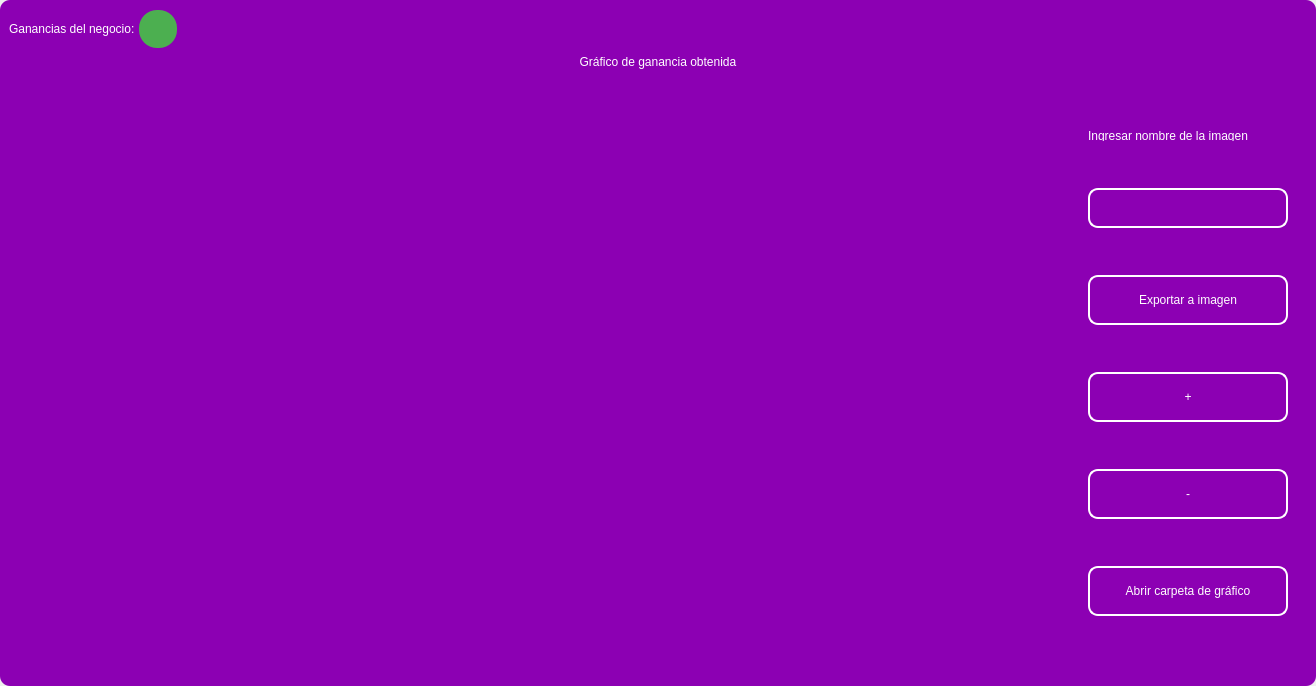
<?xml version="1.0" encoding="UTF-8"?>
<ui version="4.0">
 <class>MainWindow</class>
 <widget class="QMainWindow" name="MainWindow">
  <property name="geometry">
   <rect>
    <x>0</x>
    <y>0</y>
    <width>1316</width>
    <height>686</height>
   </rect>
  </property>
  <property name="windowTitle">
   <string>MainWindow</string>
  </property>
  <property name="styleSheet">
   <string notr="true"/>
  </property>
  <widget class="QWidget" name="centralwidget">
   <property name="styleSheet">
    <string notr="true"/>
   </property>
   <layout class="QVBoxLayout" name="verticalLayout">
    <property name="spacing">
     <number>0</number>
    </property>
    <property name="leftMargin">
     <number>0</number>
    </property>
    <property name="topMargin">
     <number>0</number>
    </property>
    <property name="rightMargin">
     <number>0</number>
    </property>
    <property name="bottomMargin">
     <number>0</number>
    </property>
    <item>
     <widget class="QFrame" name="frame">
      <property name="enabled">
       <bool>true</bool>
      </property>
      <property name="styleSheet">
       <string notr="true">
QFrame {
border-radius:10px;
background-color: rgb(140, 0, 179);
 }
</string>
      </property>
      <property name="frameShape">
       <enum>QFrame::StyledPanel</enum>
      </property>
      <property name="frameShadow">
       <enum>QFrame::Raised</enum>
      </property>
      <layout class="QVBoxLayout" name="verticalLayout_2">
       <item>
        <widget class="QFrame" name="frame_superior">
         <property name="minimumSize">
          <size>
           <width>0</width>
           <height>40</height>
          </size>
         </property>
         <property name="maximumSize">
          <size>
           <width>16777215</width>
           <height>40</height>
          </size>
         </property>
         <property name="styleSheet">
          <string notr="true">QPushButton{
border-radius:18px;
}

QPushButton:hover{
	background-color: rgb(0, 0, 0);
}
</string>
         </property>
         <property name="frameShape">
          <enum>QFrame::StyledPanel</enum>
         </property>
         <property name="frameShadow">
          <enum>QFrame::Raised</enum>
         </property>
         <layout class="QHBoxLayout" name="horizontalLayout_3">
          <property name="spacing">
           <number>4</number>
          </property>
          <property name="leftMargin">
           <number>0</number>
          </property>
          <property name="topMargin">
           <number>0</number>
          </property>
          <property name="rightMargin">
           <number>0</number>
          </property>
          <property name="bottomMargin">
           <number>0</number>
          </property>
          <item>
           <widget class="QLabel" name="label_3">
            <property name="styleSheet">
             <string notr="true">color: rgb(255, 255, 255);
font: 15pt &quot;MS Shell Dlg 2&quot;;</string>
            </property>
            <property name="text">
             <string>Ganancias del negocio:</string>
            </property>
           </widget>
          </item>
          <item>
           <widget class="QPushButton" name="btn_exit_2">
            <property name="minimumSize">
             <size>
              <width>38</width>
              <height>38</height>
             </size>
            </property>
            <property name="maximumSize">
             <size>
              <width>38</width>
              <height>38</height>
             </size>
            </property>
            <property name="cursor">
             <cursorShape>ArrowCursor</cursorShape>
            </property>
            <property name="styleSheet">
             <string notr="true">background-color: #4CAF50;</string>
            </property>
            <property name="text">
             <string/>
            </property>
            <property name="iconSize">
             <size>
              <width>35</width>
              <height>35</height>
             </size>
            </property>
           </widget>
          </item>
          <item>
           <spacer name="horizontalSpacer_2">
            <property name="orientation">
             <enum>Qt::Horizontal</enum>
            </property>
            <property name="sizeHint" stdset="0">
             <size>
              <width>443</width>
              <height>20</height>
             </size>
            </property>
           </spacer>
          </item>
          <item>
           <widget class="QPushButton" name="btn_exit">
            <property name="minimumSize">
             <size>
              <width>38</width>
              <height>38</height>
             </size>
            </property>
            <property name="maximumSize">
             <size>
              <width>38</width>
              <height>38</height>
             </size>
            </property>
            <property name="cursor">
             <cursorShape>PointingHandCursor</cursorShape>
            </property>
            <property name="text">
             <string/>
            </property>
            <property name="iconSize">
             <size>
              <width>35</width>
              <height>35</height>
             </size>
            </property>
           </widget>
          </item>
          <item>
           <widget class="QPushButton" name="bt_minimizar">
            <property name="minimumSize">
             <size>
              <width>38</width>
              <height>38</height>
             </size>
            </property>
            <property name="maximumSize">
             <size>
              <width>38</width>
              <height>38</height>
             </size>
            </property>
            <property name="cursor">
             <cursorShape>PointingHandCursor</cursorShape>
            </property>
            <property name="text">
             <string/>
            </property>
            <property name="icon">
             <iconset>
              <normaloff>image/minus.svg</normaloff>image/minus.svg</iconset>
            </property>
            <property name="iconSize">
             <size>
              <width>38</width>
              <height>38</height>
             </size>
            </property>
           </widget>
          </item>
          <item>
           <widget class="QPushButton" name="bt_maximizar">
            <property name="minimumSize">
             <size>
              <width>38</width>
              <height>38</height>
             </size>
            </property>
            <property name="maximumSize">
             <size>
              <width>38</width>
              <height>38</height>
             </size>
            </property>
            <property name="cursor">
             <cursorShape>PointingHandCursor</cursorShape>
            </property>
            <property name="text">
             <string/>
            </property>
            <property name="icon">
             <iconset>
              <normaloff>image/chevron-up.svg</normaloff>image/chevron-up.svg</iconset>
            </property>
            <property name="iconSize">
             <size>
              <width>38</width>
              <height>38</height>
             </size>
            </property>
           </widget>
          </item>
          <item>
           <widget class="QPushButton" name="bt_restaurar">
            <property name="minimumSize">
             <size>
              <width>38</width>
              <height>38</height>
             </size>
            </property>
            <property name="maximumSize">
             <size>
              <width>38</width>
              <height>38</height>
             </size>
            </property>
            <property name="cursor">
             <cursorShape>PointingHandCursor</cursorShape>
            </property>
            <property name="text">
             <string/>
            </property>
            <property name="icon">
             <iconset>
              <normaloff>image/chevron-down.svg</normaloff>image/chevron-down.svg</iconset>
            </property>
            <property name="iconSize">
             <size>
              <width>38</width>
              <height>38</height>
             </size>
            </property>
           </widget>
          </item>
          <item>
           <widget class="QPushButton" name="bt_cerrar">
            <property name="minimumSize">
             <size>
              <width>38</width>
              <height>38</height>
             </size>
            </property>
            <property name="maximumSize">
             <size>
              <width>38</width>
              <height>38</height>
             </size>
            </property>
            <property name="cursor">
             <cursorShape>PointingHandCursor</cursorShape>
            </property>
            <property name="text">
             <string/>
            </property>
            <property name="icon">
             <iconset>
              <normaloff>image/x.svg</normaloff>image/x.svg</iconset>
            </property>
            <property name="iconSize">
             <size>
              <width>38</width>
              <height>38</height>
             </size>
            </property>
           </widget>
          </item>
         </layout>
        </widget>
       </item>
       <item>
        <widget class="QLabel" name="label">
         <property name="styleSheet">
          <string notr="true">font: 30pt &quot;MS Shell Dlg 2&quot;;
color: rgb(255, 255, 255);</string>
         </property>
         <property name="text">
          <string>Gráfico de ganancia obtenida</string>
         </property>
         <property name="alignment">
          <set>Qt::AlignCenter</set>
         </property>
        </widget>
       </item>
       <item>
        <widget class="QFrame" name="frame_3">
         <property name="minimumSize">
          <size>
           <width>0</width>
           <height>0</height>
          </size>
         </property>
         <property name="frameShape">
          <enum>QFrame::StyledPanel</enum>
         </property>
         <property name="frameShadow">
          <enum>QFrame::Raised</enum>
         </property>
         <layout class="QHBoxLayout" name="horizontalLayout_4">
          <property name="leftMargin">
           <number>9</number>
          </property>
          <property name="topMargin">
           <number>9</number>
          </property>
          <property name="rightMargin">
           <number>9</number>
          </property>
          <item>
           <widget class="QGraphicsView" name="graphics_view">
            <property name="dragMode">
             <enum>QGraphicsView::NoDrag</enum>
            </property>
            <property name="transformationAnchor">
             <enum>QGraphicsView::NoAnchor</enum>
            </property>
           </widget>
          </item>
          <item>
           <layout class="QVBoxLayout" name="verticalLayout_4">
            <property name="spacing">
             <number>10</number>
            </property>
            <property name="sizeConstraint">
             <enum>QLayout::SetDefaultConstraint</enum>
            </property>
            <property name="leftMargin">
             <number>10</number>
            </property>
            <property name="topMargin">
             <number>10</number>
            </property>
            <property name="rightMargin">
             <number>10</number>
            </property>
            <property name="bottomMargin">
             <number>10</number>
            </property>
            <item>
             <widget class="QLabel" name="label_2">
              <property name="minimumSize">
               <size>
                <width>10</width>
                <height>10</height>
               </size>
              </property>
              <property name="maximumSize">
               <size>
                <width>500</width>
                <height>10</height>
               </size>
              </property>
              <property name="styleSheet">
               <string notr="true">color: rgb(255, 255, 255);
font: 10pt &quot;MS Shell Dlg 2&quot;;</string>
              </property>
              <property name="text">
               <string>Ingresar nombre de la imagen</string>
              </property>
             </widget>
            </item>
            <item>
             <widget class="QLineEdit" name="name_imagetxt">
              <property name="sizePolicy">
               <sizepolicy hsizetype="Fixed" vsizetype="Fixed">
                <horstretch>0</horstretch>
                <verstretch>0</verstretch>
               </sizepolicy>
              </property>
              <property name="minimumSize">
               <size>
                <width>200</width>
                <height>35</height>
               </size>
              </property>
              <property name="maximumSize">
               <size>
                <width>150</width>
                <height>40</height>
               </size>
              </property>
              <property name="styleSheet">
               <string notr="true">QLabel {
	color: rgb(255, 255, 254);
	font: 12pt &quot;Arial&quot;;
	background-color: rgba(0, 0, 0,0);
}

QTextEdit{
background-color: rgba(0, 0, 0,0);
border-radius:10px; 
font: 12pt &quot;Arial&quot;;
color: rgb(255, 255, 254);
border: 2px solid  rgb(255, 255, 255);

}

QTextEdit:hover{
background-color: rgba(0, 0, 0,0);
border-radius:10px; 
font: 12pt &quot;Arial&quot;;
border: 2px solid  rgb(120, 0, 171);
}

QTextEdit:focus{
background-color: rgb(0, 0, 0);
border-radius:10px; 
font: 12pt &quot;Arial&quot;;
border: 2px solid rgb(120, 0, 171);
}

QLineEdit{
background-color: rgba(0, 0, 0,0);
border-radius:10px; 
font: 12pt &quot;Arial&quot;;
color: rgb(255, 255, 254);
border: 2px solid  rgb(255, 255, 255);

}

QLineEdit:hover{
background-color: rgba(0, 0, 0,0);
border-radius:10px; 
font: 12pt &quot;Arial&quot;;
border: 2px solid  rgb(120, 0, 171);
}

QLineEdit:focus{
background-color: rgb(0, 0, 0);
border-radius:10px; 
font: 12pt &quot;Arial&quot;;
border: 2px solid rgb(120, 0, 171);
}

QCheckBox{
	font: 12pt &quot;Arial&quot;;
	color: rgb(255, 255, 255);
}

QCheckBox::indicator {
    width: 18px;
    height:18px;
}

QCheckBox::indicator:unchecked {
   background-image: url(image/square.svg);
}

QCheckBox::indicator:checked {
   background-image: url(image/check-square.svg);
}

QPushButton{
border-radius:10px; 
font: 12pt &quot;Arial&quot;;
color: rgb(255, 255, 254);
border: 2px solid #ffffff;
}

QPushButton:hover{
border-radius:10px; 
font: 12pt &quot;Arial&quot;;
color: rgb(255, 255, 255);
border: 2px solid rgb(120, 0, 171);
	background-color: rgb(120, 0, 171);
}
</string>
              </property>
              <property name="alignment">
               <set>Qt::AlignLeading|Qt::AlignLeft|Qt::AlignVCenter</set>
              </property>
             </widget>
            </item>
            <item>
             <widget class="QPushButton" name="btn_export_image">
              <property name="minimumSize">
               <size>
                <width>50</width>
                <height>40</height>
               </size>
              </property>
              <property name="maximumSize">
               <size>
                <width>300</width>
                <height>50</height>
               </size>
              </property>
              <property name="cursor">
               <cursorShape>PointingHandCursor</cursorShape>
              </property>
              <property name="styleSheet">
               <string notr="true">QPushButton{
border-radius:10px; 
font: 12pt &quot;Arial&quot;;
color: rgb(255, 255, 254);
border: 2px solid #ffffff;
}

QPushButton:hover{
border-radius:10px; 
font: 12pt &quot;Arial&quot;;
color: rgb(255, 255, 255);
border: 2px solid rgb(120, 0, 171);
	background-color: rgb(120, 0, 171);
}</string>
              </property>
              <property name="text">
               <string>Exportar a imagen</string>
              </property>
              <property name="iconSize">
               <size>
                <width>35</width>
                <height>35</height>
               </size>
              </property>
             </widget>
            </item>
            <item>
             <widget class="QPushButton" name="zoom_in_button">
              <property name="minimumSize">
               <size>
                <width>0</width>
                <height>40</height>
               </size>
              </property>
              <property name="maximumSize">
               <size>
                <width>300</width>
                <height>50</height>
               </size>
              </property>
              <property name="cursor">
               <cursorShape>PointingHandCursor</cursorShape>
              </property>
              <property name="styleSheet">
               <string notr="true">QPushButton{
border-radius:10px; 
font: 20pt &quot;Arial&quot;;
color: rgb(255, 255, 254);
border: 2px solid #ffffff;
}

QPushButton:hover{
border-radius:10px; 
font: 12pt &quot;Arial&quot;;
color: rgb(255, 255, 255);
border: 2px solid rgb(120, 0, 171);
	background-color: rgb(120, 0, 171);
}</string>
              </property>
              <property name="text">
               <string>+</string>
              </property>
              <property name="iconSize">
               <size>
                <width>35</width>
                <height>35</height>
               </size>
              </property>
             </widget>
            </item>
            <item>
             <widget class="QPushButton" name="zoom_out_button">
              <property name="minimumSize">
               <size>
                <width>0</width>
                <height>40</height>
               </size>
              </property>
              <property name="maximumSize">
               <size>
                <width>300</width>
                <height>50</height>
               </size>
              </property>
              <property name="cursor">
               <cursorShape>PointingHandCursor</cursorShape>
              </property>
              <property name="styleSheet">
               <string notr="true">QPushButton{
border-radius:10px; 
font: 20pt &quot;Arial&quot;;
color: rgb(255, 255, 254);
border: 2px solid #ffffff;
}

QPushButton:hover{
border-radius:10px; 
font: 12pt &quot;Arial&quot;;
color: rgb(255, 255, 255);
border: 2px solid rgb(120, 0, 171);
	background-color: rgb(120, 0, 171);
}</string>
              </property>
              <property name="text">
               <string>-</string>
              </property>
              <property name="iconSize">
               <size>
                <width>35</width>
                <height>35</height>
               </size>
              </property>
             </widget>
            </item>
            <item>
             <widget class="QPushButton" name="open_explore_file">
              <property name="minimumSize">
               <size>
                <width>0</width>
                <height>40</height>
               </size>
              </property>
              <property name="maximumSize">
               <size>
                <width>300</width>
                <height>50</height>
               </size>
              </property>
              <property name="cursor">
               <cursorShape>PointingHandCursor</cursorShape>
              </property>
              <property name="styleSheet">
               <string notr="true">QPushButton{
border-radius:10px; 
font: 12pt &quot;Arial&quot;;
color: rgb(255, 255, 254);
border: 2px solid #ffffff;
}

QPushButton:hover{
border-radius:10px; 
font: 12pt &quot;Arial&quot;;
color: rgb(255, 255, 255);
border: 2px solid rgb(120, 0, 171);
	background-color: rgb(120, 0, 171);
}</string>
              </property>
              <property name="text">
               <string>Abrir carpeta de gráfico</string>
              </property>
              <property name="iconSize">
               <size>
                <width>35</width>
                <height>35</height>
               </size>
              </property>
             </widget>
            </item>
           </layout>
          </item>
         </layout>
        </widget>
       </item>
      </layout>
     </widget>
    </item>
   </layout>
  </widget>
 </widget>
 <resources/>
 <connections/>
</ui>
